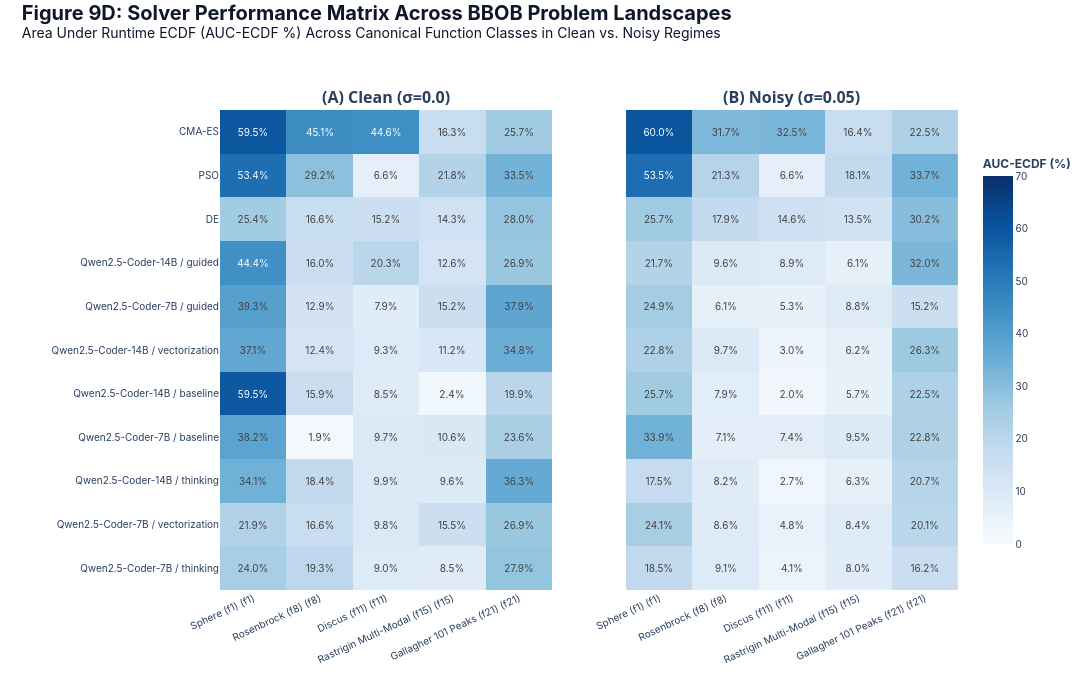

Notebook code for this chart:
### Code cell
# ── THESIS Figure 9D: Solver × Problem Function Matrix (Heatmap) ─────────────
prob_ids = [1, 8, 11, 15, 21]
prob_labels = [f"{BBOBFunction.get_name(p)} (f{p})" for p in prob_ids]
solvers_y = list(solver_overall_auc.sort_values(ascending=False).index)

matrix_clean = np.zeros((len(solvers_y), len(prob_ids)))
matrix_noisy = np.zeros((len(solvers_y), len(prob_ids)))
for r_idx, s in enumerate(solvers_y):
    for c_idx, p in enumerate(prob_ids):
        c_sub = df_all[(df_all["Solver"] == s) & (df_all["Problem ID"] == p) & (df_all["Noise Std"] == 0.0)]
        n_sub = df_all[(df_all["Solver"] == s) & (df_all["Problem ID"] == p) & (df_all["Noise Std"] == 0.05)]
        matrix_clean[r_idx, c_idx] = c_sub["AUC-ECDF (%)"].mean() if not c_sub.empty else 0.0
        matrix_noisy[r_idx, c_idx] = n_sub["AUC-ECDF (%)"].mean() if not n_sub.empty else 0.0

fig9d = make_subplots(
    rows=1, cols=2,
    subplot_titles=["<b>(A) Clean (σ=0.0)</b>", "<b>(B) Noisy (σ=0.05)</b>"],
    horizontal_spacing=0.10,
    shared_yaxes=True
)
fig9d.add_trace(go.Heatmap(
    z=matrix_clean, x=prob_labels, y=solvers_y,
    colorscale="Blues", zmin=0, zmax=70,
    text=[[f"{v:.1f}%" for v in row] for row in matrix_clean],
    texttemplate="%{text}",
    textfont=dict(size=10, family=FONT_FAMILY),
    showscale=False,
), row=1, col=1)
fig9d.add_trace(go.Heatmap(
    z=matrix_noisy, x=prob_labels, y=solvers_y,
    colorscale="Blues", zmin=0, zmax=70,
    text=[[f"{v:.1f}%" for v in row] for row in matrix_noisy],
    texttemplate="%{text}",
    textfont=dict(size=10, family=FONT_FAMILY),
    colorbar=dict(
        title="<b>AUC-ECDF (%)</b>",
        title_side="top",
        tickfont=dict(size=10, family=FONT_FAMILY),
        len=0.85
    ),
), row=1, col=2)

fig9d.update_layout(
    template="plotly_white",
    title=dict(
        text="<b>Figure 9D: Solver Performance Matrix Across BBOB Problem Landscapes</b><br><sup>Area Under Runtime ECDF (AUC-ECDF %) Across Canonical Function Classes in Clean vs. Noisy Regimes</sup>",
        font=dict(size=20, color="#0F172A", family=FONT_FAMILY),
        x=0.02, y=0.97
    ),
    width=1400, height=680,
    margin=dict(l=220, r=40, t=110, b=90),
)
fig9d.update_xaxes(tickangle=-25, tickfont=dict(size=10, family=FONT_FAMILY), row=1, col=1)
fig9d.update_xaxes(tickangle=-25, tickfont=dict(size=10, family=FONT_FAMILY), row=1, col=2)
fig9d.update_yaxes(tickfont=dict(size=10, family=FONT_FAMILY), autorange="reversed", row=1, col=1)

out_9d = MAIN_RESULTS_DIR / "fig_09d_auc_ecdf_by_problem.png"
fig9d.write_image(str(out_9d), scale=3)
print("✅ Figure 9D (By Problem Heatmap) generated in results/publication/main_results/")
fig9d.show()

### Figure 1 — Plotly figure (JSON) as saved in the notebook; plotly's stock layout.template omitted (floating-point values rounded to 4 significant figures)
{"data": [{"colorscale": [[0, "rgb(247,251,255)"], [0.125, "rgb(222,235,247)"], [0.25, "rgb(198,219,239)"], [0.375, "rgb(158,202,225)"], [0.5, "rgb(107,174,214)"], [0.625, "rgb(66,146,198)"], [0.75, "rgb(33,113,181)"], [0.875, "rgb(8,81,156)"], [1, "rgb(8,48,107)"]], "showscale": false, "text": [["59.5%", "45.1%", "44.6%", "16.3%", "25.7%"], ["53.4%", "29.2%", "6.6%", "21.8%", "33.5%"], ["25.4%", "16.6%", "15.2%", "14.3%", "28.0%"], ["44.4%", "16.0%", "20.3%", "12.6%", "26.9%"], ["39.3%", "12.9%", "7.9%", "15.2%", "37.9%"], ["37.1%", "12.4%", "9.3%", "11.2%", "34.8%"], ["59.5%", "15.9%", "8.5%", "2.4%", "19.9%"], ["38.2%", "1.9%", "9.7%", "10.6%", "23.6%"], ["34.1%", "18.4%", "9.9%", "9.6%", "36.3%"], ["21.9%", "16.6%", "9.8%", "15.5%", "26.9%"], ["24.0%", "19.3%", "9.0%", "8.5%", "27.9%"]], "textfont": {"family": "Inter, -apple-system, BlinkMacSystemFont, Arial, sans-serif", "size": 10}, "texttemplate": "%{text}", "type": "heatmap", "x": ["Sphere (f1) (f1)", "Rosenbrock (f8) (f8)", "Discus (f11) (f11)", "Rastrigin Multi-Modal (f15) (f15)", "Gallagher 101 Peaks (f21) (f21)"], "xaxis": "x", "y": ["CMA-ES", "PSO", "DE", "Qwen2.5-Coder-14B / guided", "Qwen2.5-Coder-7B / guided", "Qwen2.5-Coder-14B / vectorization", "Qwen2.5-Coder-14B / baseline", "Qwen2.5-Coder-7B / baseline", "Qwen2.5-Coder-14B / thinking", "Qwen2.5-Coder-7B / vectorization", "Qwen2.5-Coder-7B / thinking"], "yaxis": "y", "z": [[59.49, 45.08, 44.63, 16.35, 25.67], [53.39, 29.24, 6.563, 21.83, 33.53], [25.41, 16.6, 15.19, 14.25, 27.99], [44.41, 16.02, 20.32, 12.55, 26.95], [39.27, 12.89, 7.913, 15.24, 37.85], [37.13, 12.4, 9.26, 11.19, 34.81], [59.46, 15.89, 8.479, 2.411, 19.89], [38.24, 1.873, 9.691, 10.64, 23.63], [34.12, 18.38, 9.853, 9.566, 36.34], [21.93, 16.64, 9.801, 15.49, 26.9], [24.04, 19.32, 9.0, 8.477, 27.88]], "zmax": 70, "zmin": 0}, {"colorbar": {"len": 0.85, "tickfont": {"family": "Inter, -apple-system, BlinkMacSystemFont, Arial, sans-serif", "size": 10}, "title": {"side": "top", "text": "<b>AUC-ECDF (%)</b>"}}, "colorscale": [[0, "rgb(247,251,255)"], [0.125, "rgb(222,235,247)"], [0.25, "rgb(198,219,239)"], [0.375, "rgb(158,202,225)"], [0.5, "rgb(107,174,214)"], [0.625, "rgb(66,146,198)"], [0.75, "rgb(33,113,181)"], [0.875, "rgb(8,81,156)"], [1, "rgb(8,48,107)"]], "text": [["60.0%", "31.7%", "32.5%", "16.4%", "22.5%"], ["53.5%", "21.3%", "6.6%", "18.1%", "33.7%"], ["25.7%", "17.9%", "14.6%", "13.5%", "30.2%"], ["21.7%", "9.6%", "8.9%", "6.1%", "32.0%"], ["24.9%", "6.1%", "5.3%", "8.8%", "15.2%"], ["22.8%", "9.7%", "3.0%", "6.2%", "26.3%"], ["25.7%", "7.9%", "2.0%", "5.7%", "22.5%"], ["33.9%", "7.1%", "7.4%", "9.5%", "22.8%"], ["17.5%", "8.2%", "2.7%", "6.3%", "20.7%"], ["24.1%", "8.6%", "4.8%", "8.4%", "20.1%"], ["18.5%", "9.1%", "4.1%", "8.0%", "16.2%"]], "textfont": {"family": "Inter, -apple-system, BlinkMacSystemFont, Arial, sans-serif", "size": 10}, "texttemplate": "%{text}", "type": "heatmap", "x": ["Sphere (f1) (f1)", "Rosenbrock (f8) (f8)", "Discus (f11) (f11)", "Rastrigin Multi-Modal (f15) (f15)", "Gallagher 101 Peaks (f21) (f21)"], "xaxis": "x2", "y": ["CMA-ES", "PSO", "DE", "Qwen2.5-Coder-14B / guided", "Qwen2.5-Coder-7B / guided", "Qwen2.5-Coder-14B / vectorization", "Qwen2.5-Coder-14B / baseline", "Qwen2.5-Coder-7B / baseline", "Qwen2.5-Coder-14B / thinking", "Qwen2.5-Coder-7B / vectorization", "Qwen2.5-Coder-7B / thinking"], "yaxis": "y2", "z": [[60.03, 31.74, 32.47, 16.4, 22.49], [53.49, 21.32, 6.572, 18.13, 33.66], [25.74, 17.93, 14.6, 13.54, 30.2], [21.72, 9.555, 8.855, 6.11, 32.04], [24.95, 6.135, 5.311, 8.775, 15.24], [22.8, 9.731, 3.034, 6.249, 26.25], [25.66, 7.858, 2.013, 5.724, 22.5], [33.89, 7.093, 7.415, 9.488, 22.83], [17.54, 8.228, 2.726, 6.259, 20.69], [24.13, 8.567, 4.79, 8.377, 20.08], [18.46, 9.127, 4.094, 7.954, 16.19]], "zmax": 70, "zmin": 0}], "layout": {"annotations": [{"font": {"size": 16}, "showarrow": false, "text": "<b>(A) Clean (σ=0.0)</b>", "x": 0.225, "xanchor": "center", "xref": "paper", "y": 1, "yanchor": "bottom", "yref": "paper"}, {"font": {"size": 16}, "showarrow": false, "text": "<b>(B) Noisy (σ=0.05)</b>", "x": 0.775, "xanchor": "center", "xref": "paper", "y": 1, "yanchor": "bottom", "yref": "paper"}], "height": 680, "margin": {"b": 90, "l": 220, "r": 40, "t": 110}, "title": {"font": {"color": "#0F172A", "family": "Inter, -apple-system, BlinkMacSystemFont, Arial, sans-serif", "size": 20}, "text": "<b>Figure 9D: Solver Performance Matrix Across BBOB Problem Landscapes</b><br><sup>Area Under Runtime ECDF (AUC-ECDF %) Across Canonical Function Classes in Clean vs. Noisy Regimes</sup>", "x": 0.02, "y": 0.97}, "width": 1400, "xaxis": {"anchor": "y", "domain": [0, 0.45], "tickangle": -25, "tickfont": {"family": "Inter, -apple-system, BlinkMacSystemFont, Arial, sans-serif", "size": 10}}, "xaxis2": {"anchor": "y2", "domain": [0.55, 1], "tickangle": -25, "tickfont": {"family": "Inter, -apple-system, BlinkMacSystemFont, Arial, sans-serif", "size": 10}}, "yaxis": {"anchor": "x", "autorange": "reversed", "domain": [0, 1], "tickfont": {"family": "Inter, -apple-system, BlinkMacSystemFont, Arial, sans-serif", "size": 10}}, "yaxis2": {"anchor": "x2", "domain": [0, 1], "matches": "y", "showticklabels": false}}}
